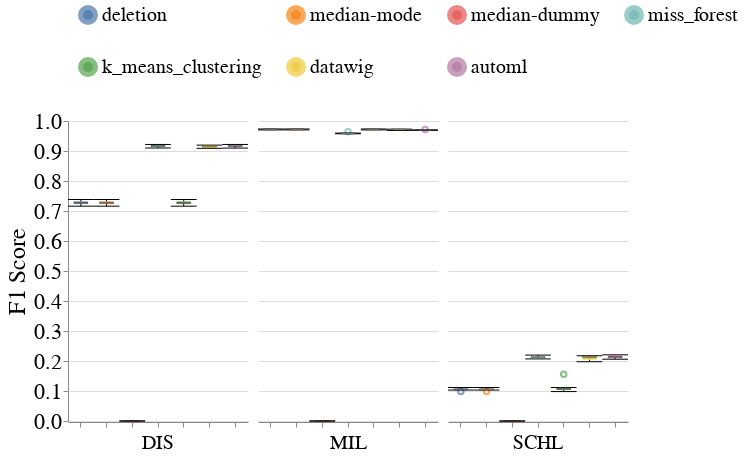

Notebook code for this chart:
### Markdown cell above
### Overall Metrics

### Code cell
create_box_plots_for_mixed_exp(dataset_name=DATASET_NAME,
                               column_names=['SCHL', 'DIS', 'MIL'],
                               metric_name='f1_score',
                               db_client=db_client,
                               without_dummy=False)
